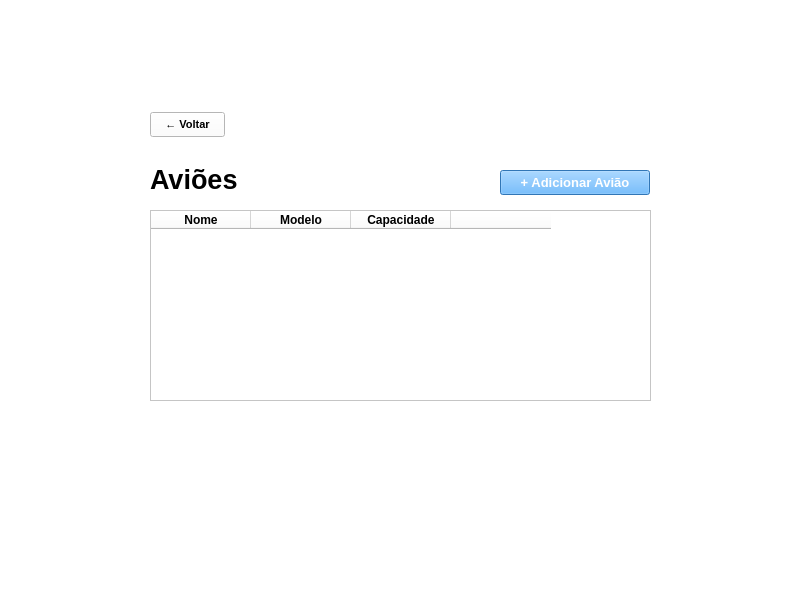
<?xml version="1.0" encoding="UTF-8"?>
<ui version="4.0">
 <class>planeMenu</class>
 <widget class="QMainWindow" name="planeMenu">
  <property name="geometry">
   <rect>
    <x>0</x>
    <y>0</y>
    <width>800</width>
    <height>600</height>
   </rect>
  </property>
  <property name="windowTitle">
   <string>Aviões</string>
  </property>
  <property name="styleSheet">
   <string notr="true">background-color: rgb(255, 255, 255);</string>
  </property>
  <widget class="QWidget" name="centralwidget">
   <widget class="QLabel" name="title_2">
    <property name="geometry">
     <rect>
      <x>150</x>
      <y>160</y>
      <width>200</width>
      <height>39</height>
     </rect>
    </property>
    <property name="minimumSize">
     <size>
      <width>0</width>
      <height>0</height>
     </size>
    </property>
    <property name="font">
     <font>
      <pointsize>20</pointsize>
      <weight>75</weight>
      <bold>true</bold>
     </font>
    </property>
    <property name="text">
     <string>Aviões</string>
    </property>
   </widget>
   <widget class="QPushButton" name="backButton">
    <property name="geometry">
     <rect>
      <x>150</x>
      <y>112</y>
      <width>75</width>
      <height>25</height>
     </rect>
    </property>
    <property name="minimumSize">
     <size>
      <width>75</width>
      <height>25</height>
     </size>
    </property>
    <property name="maximumSize">
     <size>
      <width>75</width>
      <height>25</height>
     </size>
    </property>
    <property name="font">
     <font>
      <pointsize>8</pointsize>
      <weight>75</weight>
      <bold>true</bold>
     </font>
    </property>
    <property name="styleSheet">
     <string notr="true">background-color: rgb(255, 255, 255)</string>
    </property>
    <property name="text">
     <string>← Voltar</string>
    </property>
   </widget>
   <widget class="QPushButton" name="addPlaneButton">
    <property name="geometry">
     <rect>
      <x>500</x>
      <y>170</y>
      <width>150</width>
      <height>25</height>
     </rect>
    </property>
    <property name="minimumSize">
     <size>
      <width>150</width>
      <height>25</height>
     </size>
    </property>
    <property name="maximumSize">
     <size>
      <width>150</width>
      <height>25</height>
     </size>
    </property>
    <property name="font">
     <font>
      <pointsize>10</pointsize>
      <weight>75</weight>
      <bold>true</bold>
      <underline>false</underline>
     </font>
    </property>
    <property name="styleSheet">
     <string notr="true">color: rgb(255, 255, 255);
background-color: rgb(68, 165, 255)</string>
    </property>
    <property name="text">
     <string>+ Adicionar Avião</string>
    </property>
   </widget>
   <widget class="QTableWidget" name="planesTable">
    <property name="geometry">
     <rect>
      <x>150</x>
      <y>210</y>
      <width>501</width>
      <height>191</height>
     </rect>
    </property>
    <property name="columnCount">
     <number>4</number>
    </property>
    <attribute name="horizontalHeaderDefaultSectionSize">
     <number>100</number>
    </attribute>
    <attribute name="horizontalHeaderMinimumSectionSize">
     <number>40</number>
    </attribute>
    <column>
     <property name="text">
      <string>Nome</string>
     </property>
     <property name="font">
      <font>
       <weight>75</weight>
       <bold>true</bold>
      </font>
     </property>
    </column>
    <column>
     <property name="text">
      <string>Modelo</string>
     </property>
     <property name="font">
      <font>
       <weight>75</weight>
       <bold>true</bold>
      </font>
     </property>
    </column>
    <column>
     <property name="text">
      <string>Capacidade</string>
     </property>
     <property name="font">
      <font>
       <weight>75</weight>
       <bold>true</bold>
      </font>
     </property>
    </column>
    <column>
     <property name="text">
      <string/>
     </property>
    </column>
   </widget>
  </widget>
 </widget>
 <resources/>
 <connections/>
</ui>
